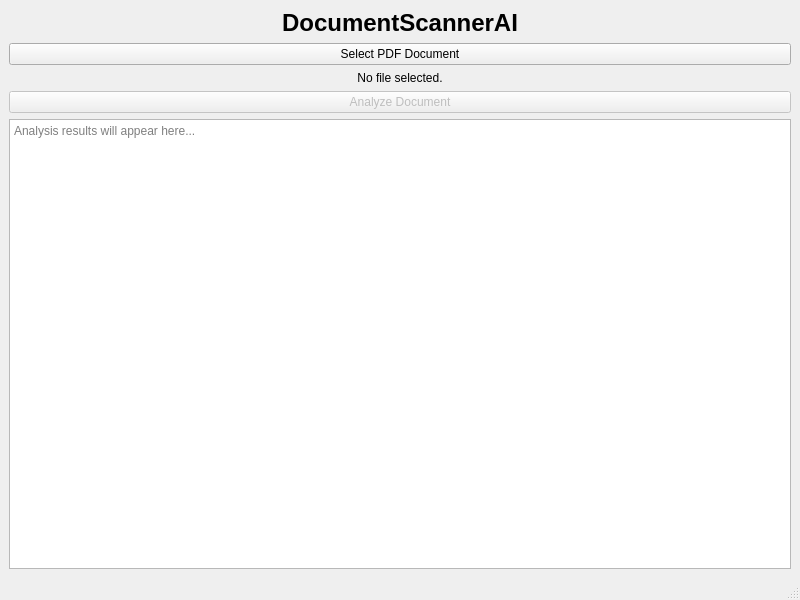
<?xml version="1.0" encoding="UTF-8"?>
<ui version="4.0">
 <class>MainWindow</class>
 <widget class="QMainWindow" name="MainWindow">
  <property name="geometry">
   <rect>
    <x>0</x>
    <y>0</y>
    <width>800</width>
    <height>600</height>
   </rect>
  </property>
  <property name="windowTitle">
   <string>MainWindow</string>
  </property>
    <widget class="QWidget" name="centralwidget">
     <layout class="QVBoxLayout" name="verticalLayout">
        <item>
         <widget class="QLabel" name="titleLabel">
            <property name="text">
             <string>DocumentScannerAI</string>
            </property>
            <property name="alignment">
             <set>Qt::AlignCenter</set>
            </property>
            <property name="font">
             <font>
                <pointsize>18</pointsize>
                <weight>75</weight>
                <bold>true</bold>
             </font>
            </property>
         </widget>
        </item>
        <item>
         <widget class="QPushButton" name="selectButton">
            <property name="text">
             <string>Select PDF Document</string>
            </property>
         </widget>
        </item>
        <item>
         <widget class="QLabel" name="fileLabel">
            <property name="text">
             <string>No file selected.</string>
            </property>
            <property name="alignment">
             <set>Qt::AlignCenter</set>
            </property>
         </widget>
        </item>
        <item>
         <widget class="QPushButton" name="analyzeButton">
            <property name="text">
             <string>Analyze Document</string>
            </property>
            <property name="enabled">
             <bool>false</bool>
            </property>
         </widget>
        </item>
        <item>
         <widget class="QTextEdit" name="resultsTextEdit">
            <property name="readOnly">
             <bool>true</bool>
            </property>
            <property name="placeholderText">
             <string>Analysis results will appear here...</string>
            </property>
         </widget>
        </item>
     </layout>
    </widget>
  <widget class="QMenuBar" name="menubar">
   <property name="geometry">
    <rect>
     <x>0</x>
     <y>0</y>
     <width>800</width>
     <height>21</height>
    </rect>
   </property>
  </widget>
  <widget class="QStatusBar" name="statusbar"/>
 </widget>
 <resources/>
 <connections/>
</ui>
